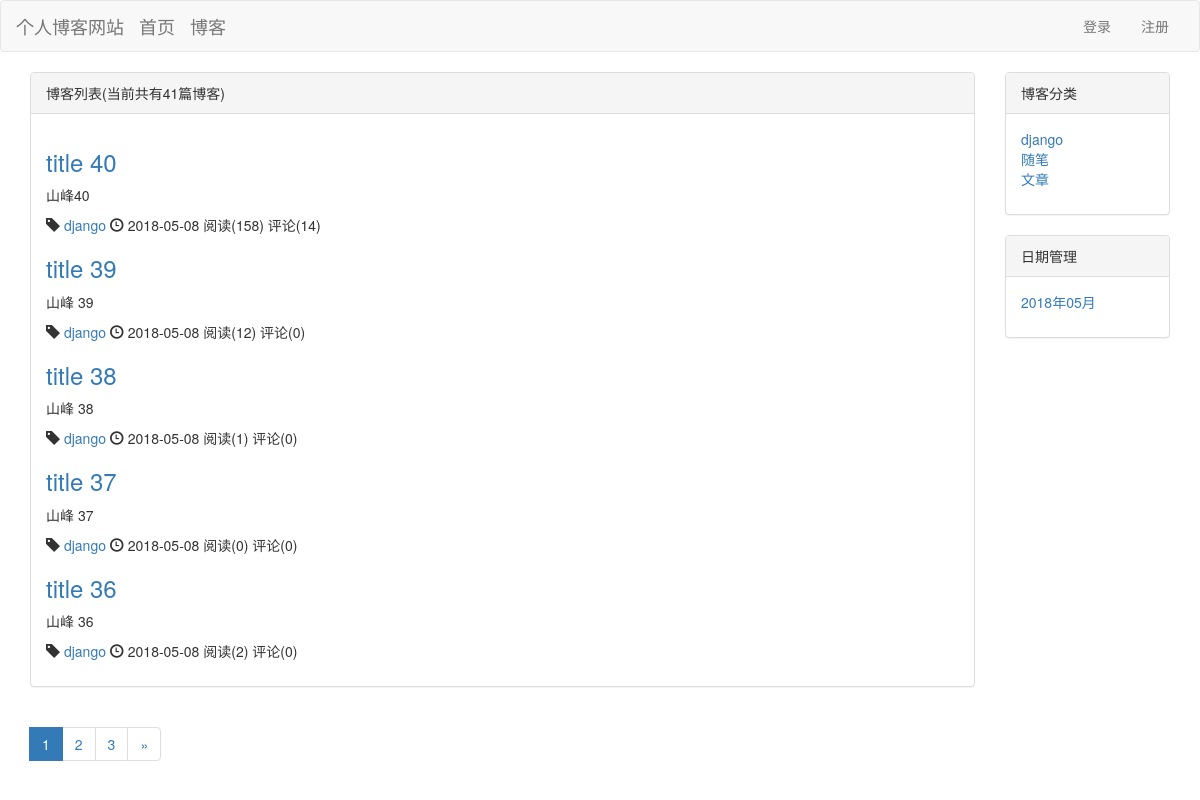
Screenshot of /blog/ with the database file from the repository.
### blog/models.py (models this page shows, shortened)
class Blog(models.Model, ReadNumExtendMethod):
	title = models.CharField(max_length=60)
	blog_type = models.ForeignKey("BlogType", on_delete=models.CASCADE)
	content = RichTextUploadingField()
	author = models.ForeignKey(User, on_delete=models.CASCADE)
	read_detail = GenericRelation(ReadDetail)
	create_time = models.DateTimeField(auto_now_add=True)
	last_update_time = models.DateTimeField(auto_now=True)
	class Meta:
		ordering = ["-create_time"]

class BlogType(models.Model):
	type_name = models.CharField(max_length=20)
	def __str__(self):
		return self.type_name

### read_statistics/models.py (models this page shows)
class ReadNum(models.Model):
	read_num = models.IntegerField(default=0)
	content_type = models.ForeignKey(ContentType, on_delete=models.CASCADE)
	object_id = models.PositiveIntegerField()
	content_object = GenericForeignKey("content_type", "object_id")

### blog/views.py (the view)
# urls.py: path("", views.blog_list, name="blog_list"),
def blog_list(request):
	blogs_all_list = Blog.objects.all()
	paginator = Paginator(blogs_all_list, EACH_PAGE_NUMBER)
	page_num = request.GET.get('page', 1)
	page_of_blogs = paginator.get_page(page_num)
	current_page_num = page_of_blogs.number
	page_range = list(range(max(current_page_num -2, 1), current_page_num)) + list(range(current_page_num, min(current_page_num + 2,paginator.num_pages) + 1))
	context = {}
	context["page_of_blogs"] = page_of_blogs
	context["blog_types"] = BlogType.objects.all()
	context["page_range"] = page_range
	context["blogs_count"] = Blog.objects.all().count()
	context["blog_dates"] = Blog.objects.dates("create_time", "month", order="DESC")
	return render(request, "blog/blog_list.html", context)

### comment/templatetags/comment_tags.py (called while the page is built)
@register.simple_tag
def get_comment_count(obj):
	content_type = ContentType.objects.get_for_model(obj)
	return Comment.objects.filter(content_type=content_type, object_id=obj.pk).count()

### read_statistics/models.py (called while the page is built)
	def get_read_num(self):
		try:
			ct = ContentType.objects.get_for_model(self)
			read_num = ReadNum.objects.get(content_type=ct, object_id=self.pk)
			return read_num.read_num
		except exceptions.ObjectDoesNotExist:
			return 0

### templates/blog/blog_list.html (shortened to what this page needs)
{% extends "base.html" %}
{% load staticfiles %}
{% load comment_tags %}
{% load approve_tags %}
{% block content %}
	<div class="container">
		<div class="row">
			<div class="col-xs-12 col-sm-8 col-md-9 col-lg-10">
				<div class="panel panel-default">
					<div class="panel-heading">
						{% block block_list_title %}博客列表(当前共有{{page_of_blogs.paginator.count}}篇博客)
						{% endblock %}
					</div>
					<div class="panel-body">
						{% for blog in page_of_blogs.object_list %}
							<a href="{% url "blog_detail" blog.pk %}">
								<h3>{{blog.title}}</h3>
							</a>
							<p>{{blog.content|safe|truncatechars:30}}</p>
							<p class="blog_info">
								<span class="glyphicon glyphicon-tag "></span>
								<a href="{% url 'blogs_with_type' blog.blog_type.pk%}">{{blog.blog_type}}</a>
								<span class="glyphicon glyphicon-time "></span>
								{{blog.create_time|date:"Y-m-d"}}
								阅读({{blog.get_read_num}})
								评论({% get_comment_count blog %})
							</p>
						{% empty %}
							<p>还没有博客发表</p>
						{% endfor%}
					</div>
				</div>
				<div>
					 <ul class="pagination">
					    {% for page_num in page_range %}
					    	{% if page_num == page_of_blogs.number %}
					    		<li class="active"><a href="?page={{page_num}}">{{page_num}}</a></li>
					    	{% else %}
					    		<li><a href="?page={{page_num}}">{{page_num}}</a></li>
					    	{% endif %}
					    {% endfor %}
					    <li>
					    	{% if page_of_blogs.has_next %}
						    	<a href="?page={{page_of_blogs.next_page_number}}" aria-label="Next">
						        	<span aria-hidden="true">&raquo;</span>
						      	</a>
					    	{% endif %}
					    </li>
					  </ul>
				</div>
			</div>
			<div class="hidden-xs col-sm-4 col-md-1 col-lg-2">
				<div class="panel panel-default">
					<div class="panel-heading">博客分类</div>
					<div class="panel-body">
						<ul style="list-style-type: none;">
							{% for blog_type in blog_types %}
								<li>
									<a href="{% url "blogs_with_type" blog_type.pk %}">{{blog_type.type_name}}</a>
								</li>
							{% empty %}
								<li>暂无</li>
							{% endfor %}
						</ul>
					</div>
				</div>
				<div class="panel panel-default">
					<div class="panel-heading">日期管理</div>
					<div class="panel-body">
						<ul style="list-style-type: none;">
							{% for blog_date in blog_dates %}
								<li>
									<a href="{% url 'blogs_with_date' blog_date.year  blog_date.month %}">
										{{blog_date|date:"Y年m月"}}
									</a>
								</li>
							{% empty %}
								该月份没有文章
							{% endfor %}
						</ul>
					</div>
				</div>
			</div>
		</div>
	</div>
{% endblock %}

### templates/base.html (shortened to what this page needs)
{% load staticfiles %}
<!DOCTYPE html>
<html>
<head>
	<link rel="stylesheet" type="text/css" href="/static/css/base.css">
	<link rel="stylesheet" type="text/css" href="{% static 'css/bootstrap.min.css' %}">
</head>
<body>
	<div class="navbar navbar-default" role="navigation">
		<div class="container-fluid">
			<div class="navbar-header">
				<a class="navbar-brand" href="{% url 'home' %}">个人博客网站</a>
			</div>
			<div id="navbar-collapse" class="collapse navbar-collapse" >
				<ul class="nav navbar-nav">
					<li>
						<a class="navbar-brand" href="{% url 'home' %}">首页</a>
					</li>
					<li>
						<a class="navbar-brand" href="{% url 'blog_list' %}">博客</a>
					</li>
				</ul>
				<ul class="nav navbar-nav navbar-right">
					{% if not user.is_authenticated %}
			        	<li>
			        		<a href="{% url 'signin' %}?from={{request.get_full_path}}" >登录</a>
			        	</li>
			        	<li>
			        		<a href="{% url 'signup' %}?from={{request.get_full_path}}" >注册</a>
			        	</li>
			        {% endif %}
			    </ul>
			</div>
		</div>
	</div>
	{% block content %}{% endblock %}
</body>
</html>

### static/css/base.css (style rules this page uses)
* { margin: 0; padding: 0; }

### rows the page displays
Blog: title "title 40", content "山峰40", blog_type "django", create_time "2018-05-08", get_read_num "158", id "14"
Blog: title "title 39", content "山峰 39", blog_type "django", create_time "2018-05-08", get_read_num "12", id "0"
Blog: title "title 38", content "山峰 38", blog_type "django", create_time "2018-05-08", get_read_num "1", id "0"
Blog: title "title 37", content "山峰 37", blog_type "django", create_time "2018-05-08", get_read_num "0", id "0"
Blog: title "title 36", content "山峰 36", blog_type "django", create_time "2018-05-08", get_read_num "2", id "0"
BlogType: type_name "django"
BlogType: type_name "随笔"
BlogType: type_name "文章"

### other values shown
{{ page_of_blogs.paginator.count }} "41"
{{ page_num }} "1"
{{ page_num }} "2" "3"
{{ blog_date|date:"Y年m月" }} "2018年05月"
